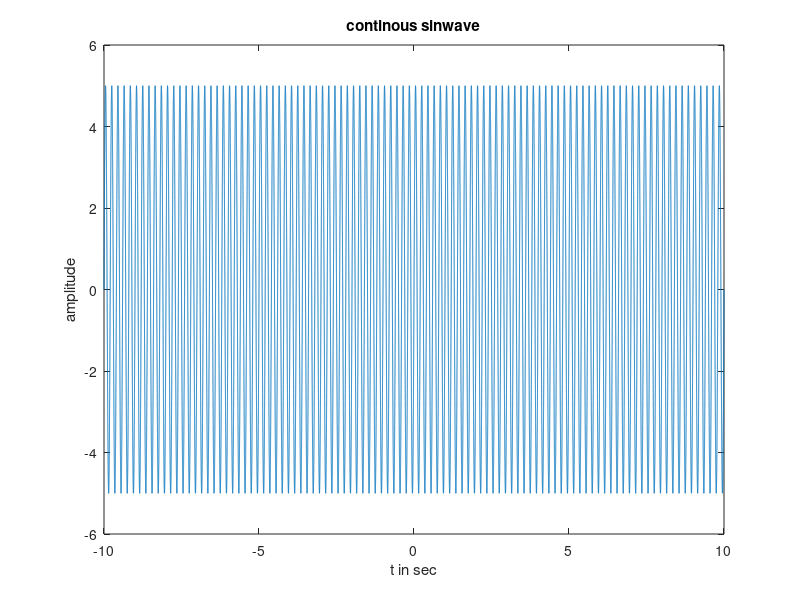

Here is the MATLAB script that generated this plot:
clc
clear all;
close all;
A=input('enter the value of A');
f=input('enter the value of f');
t=-10:0.0001:10;
w=2*pi*f;
x=A.*sin(w.*t);
plot(t,x);
xlabel('t in sec');
ylabel('amplitude');
title('continous sinwave');